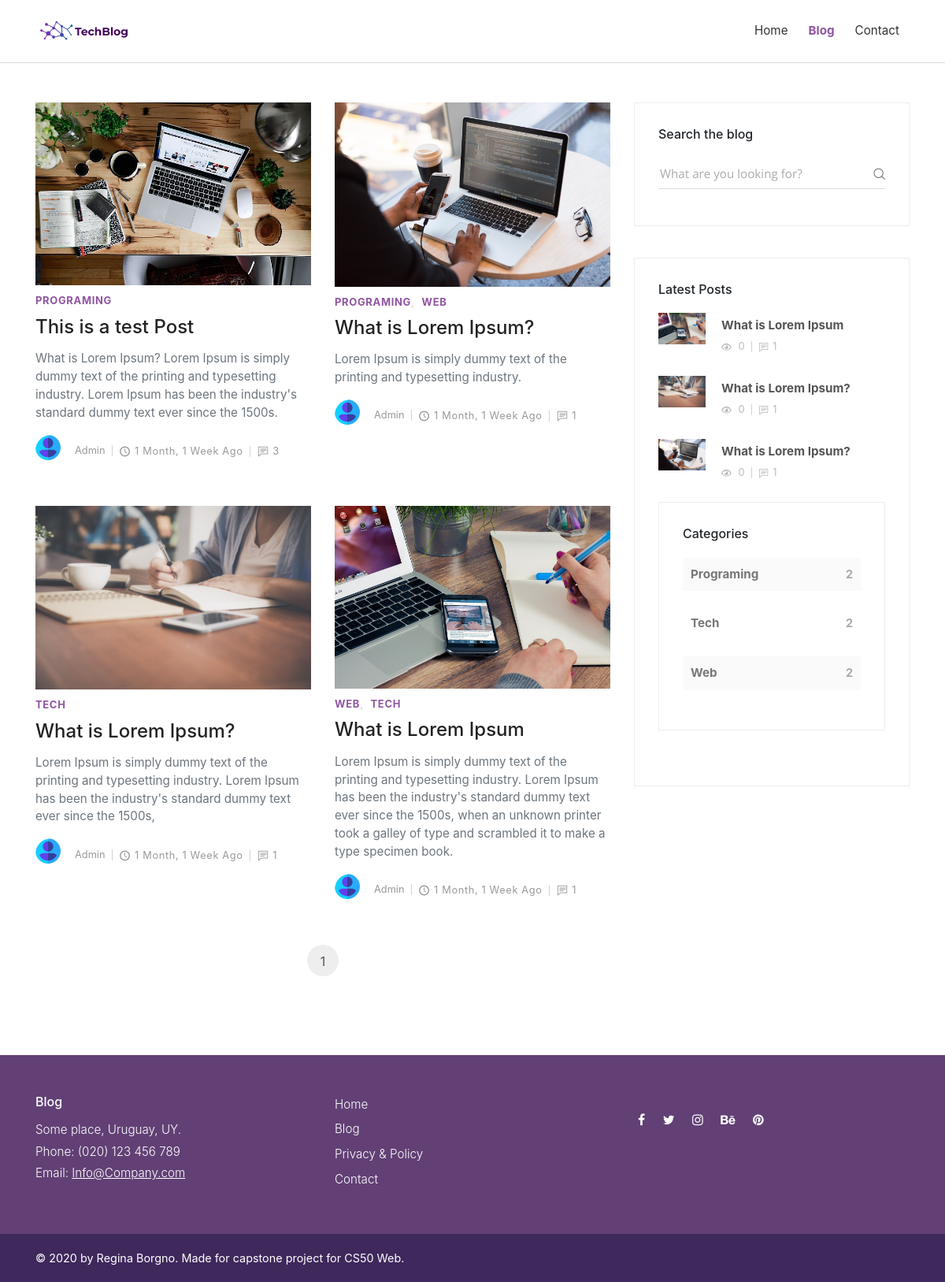
Screenshot of /blog/ with the database file from the repository.
### posts/models.py (models this page shows, shortened)
class Post(models.Model):
    title = models.CharField(max_length=100)
    overview = models.TextField()
    timestamp = models.DateTimeField(auto_now_add=True)
    content = RichTextField(blank= True, null= True)
    author = models.ForeignKey(Author, on_delete=models.CASCADE)
    thumbnail = models.ImageField()
    categories = models.ManyToManyField(Category)
    featured = models.BooleanField()
    previous_post = models.ForeignKey(
        'self', related_name='previous', on_delete=models.SET_NULL, blank=True, null=True)
    next_post = models.ForeignKey(
        'self', related_name='next', on_delete=models.SET_NULL, blank=True, null=True)
    def get_absolute_url(self):
        return reverse('post-detail', kwargs={
            'id': self.id
        })
    @property
    def comment_count(self):
        return Comment.objects.filter(post=self).count()
    @property
    def view_count(self):
        return PostView.objects.filter(post=self).count()

class Category(models.Model):
    title = models.CharField(max_length=20)
    def __str__(self):
        return self.title

class Author(models.Model):
    user = models.OneToOneField(User, on_delete=models.CASCADE)
    profile_picture = models.ImageField()

### posts/views.py (the view)
# urls.py: path('blog/', post_list, name='post-list'),
def post_list(request):
    category_count = get_category_count()
    most_recent = Post.objects.order_by('-timestamp')[:3]
    post_list = Post.objects.all()
    paginator = Paginator(post_list, 4)
    page_request_var = 'page'
    page = request.GET.get(page_request_var)
    try:
        paginated_queryset = paginator.page(page)
    except PageNotAnInteger:
        paginated_queryset = paginator.page(1)
    except EmptyPage:
        paginated_queryset = paginator.page(paginator.num_pages)
    context = {
        'queryset': paginated_queryset,
        'most_recent': most_recent,
        'page_request_var': page_request_var,
        'category_count': category_count,
    }
    return render(request, 'blog.html', context)

### posts/views.py (called while the page is built)
def get_category_count():
    queryset = Post \
        .objects \
        .values('categories__title') \
        .annotate(Count('categories__title'))
    return queryset

### templates/blog.html (shortened to what this page needs)
{% extends 'layout.html' %}
{% load static %}
{% block content %}
    <div class="container">
      <div class="row">
        <main class="posts-listing col-lg-8">
          <div class="container">
            <div class="row">
              {% for post in queryset %}
              <div class="post col-xl-6">
                <div class="post-thumbnail"><a href="{{ post.get_absolute_url }}"><img src="{{ post.thumbnail.url }}" alt="..." class="img-fluid"></a></div>
                <div class="post-details">
                  <div class="post-meta d-flex justify-content-between">
                    <div class="category">
                    {% for cat in post.categories.all %}
                    <a href="#">{{ cat }}</a>
                    {% endfor %}
                    </div>
                  </div><a href="{{ post.get_absolute_url }}">
                    <h3 class="h4">{{ post.title }}</h3></a>
                  <p class="text-muted">{{ post.overview }}</p>
                  <footer class="post-footer d-flex align-items-center">
                    <a href="#" class="author d-flex align-items-center flex-wrap">
                      <div class="avatar"><img src="{{ post.author.profile_picture.url }}" alt="..." class="img-fluid"></div>
                      <div class="title"><span>{{ post.author.user.username }}</span></div>
                    </a>
                    <div class="date"><i class="icon-clock"></i>{{ post.timestamp|timesince }} ago</div>
                    <div class="comments meta-last"><i class="icon-comment"></i>{{ post.comment_count }}</div>
                  </footer>
                </div>
              </div>
              {% endfor %}
            </div>
            <nav aria-label="Page navigation example">
              <ul class="pagination pagination-template d-flex justify-content-center">
                <li class="page-item"><a href="?{{ page_request_var }}={{ queryset.number }}" class="page-link active">{{ queryset.number }}</a></li>
              </ul>
            </nav>
          </div>
        </main>
        {% include 'sidebar.html' with most_recent=most_recent category_count=category_count %}
      </div>
    </div>
{% endblock content %}

### templates/layout.html (shortened to what this page needs)
<!DOCTYPE html>
  <html lang="en">
<html>
{% include "head.html" %}
<body>
    {% include 'header.html' %}
    {% block content %}
    {% endblock content %}
    {% include 'footer.html' %}
</body>
</html>

### templates/head.html (shortened to what this page needs)
{% load static %}
  <head>
    <link rel="stylesheet" href="https://stackpath.bootstrapcdn.com/bootstrap/4.5.1/css/bootstrap.min.css">
    <link rel="stylesheet" href="https://stackpath.bootstrapcdn.com/font-awesome/4.7.0/css/font-awesome.min.css">
    <link rel="stylesheet" href="{% static 'css/fontastic.css' %}">
    <link rel="stylesheet" href="{% static 'css/style.css' %}" id="stylesheet">
  </head>

### templates/header.html (shortened to what this page needs)
{% load static %}
    <header class="header">
      <nav class="navbar navbar-expand-lg">
        <div class="container">
          <div class="navbar-header d-flex align-items-center justify-content-between">
            <a href="{% url 'home' %}" class="navbar-brand"><img src="{% static "img/logo.png" %}" alt="logo" height="35px"></a>
          </div>
          <div id="navbarcollapse" class="collapse navbar-collapse">
            <ul class="navbar-nav ml-auto">
              <li class="nav-item"><a href="{% url 'home' %}" class="nav-link ">Home</a>
              </li>
              <li class="nav-item"><a href="{% url 'post-list' %}" class="nav-link active ">Blog</a>
              </li>
              <li class="nav-item"><a href="{% url 'contact' %}" class="nav-link ">Contact</a>
              </li>
            </ul>
          </div>
        </div>
      </nav>
    </header>

### templates/sidebar.html
<aside class="col-lg-4">
    <div class="widget search">
    <header>
        <h3 class="h6">Search the blog</h3>
    </header>
    <form action="{% url 'search' %}" class="search-form">
        <div class="form-group">
        <input type="text" name="q" placeholder="What are you looking for?">
        <button type="submit" class="submit"><i class="icon-search"></i></button>
        </div>
    </form>
    </div>
    <div class="widget latest-posts">
    <header>
        <h3 class="h6">Latest Posts</h3>
    </header>
    <div class="blog-posts">
        {% for post in most_recent %}
        <a href="{{ post.get_absolute_url }}">
            <div class="item d-flex align-items-center">
            <div class="image"><img src="{{ post.thumbnail.url }}" alt="..." class="img-fluid"></div>
            <div class="title"><strong>{{ post.title }}</strong>
                <div class="d-flex align-items-center">
                <div class="views"><i class="icon-eye"></i> {{ post.view_count }}</div>
                <div class="comments"><i class="icon-comment"></i>{{ post.comment_count }}</div>
                </div>
            </div>
            </div>
        </a>
        {% endfor %}
    </div>
    <div class="widget categories">
    <header>
        <h3 class="h6">Categories</h3>
    </header>
    {% for cat in category_count %}
    <div class="item d-flex justify-content-between">
        <a href="#">{{ cat.categories__title }}</a><span>{{ cat.categories__title__count }}</span>
    </div>
    {% endfor %}
    </div>
</aside>

### templates/footer.html
{% load static %}
<footer class="main-footer">
      <div class="container">
        <div class="row">
          <div class="col-md-4">
            <div class="logo">
              <h6 class="text-white">Blog</h6>
            </div>
            <div class="contact-details">
              <p>Some place, Uruguay, UY.</p>
              <p>Phone: (020) 123 456 789</p>
              <p>Email: <a href="mailto:info@company.com">Info@Company.com</a></p>
            </div>
          </div>
          <div class="col-md-4">
            <div class="menus d-flex">
              <ul class="list-unstyled">
                <li> <a href="/">Home</a></li>
                <li> <a href="{% url 'post-list' %}">Blog</a></li>
                <li> <a href="#">Privacy &amp; Policy</a></li>
                <li> <a href="{% url 'contact' %}">Contact</a></li>
              </ul>
            </div>
          </div>
          <div class="col-md-4">
            <ul class="social-menu">
              <li class="list-inline-item"><a href="#"><i class="fa fa-facebook"></i></a></li>
              <li class="list-inline-item"><a href="#"><i class="fa fa-twitter"></i></a></li>
              <li class="list-inline-item"><a href="#"><i class="fa fa-instagram"></i></a></li>
              <li class="list-inline-item"><a href="#"><i class="fa fa-behance"></i></a></li>
              <li class="list-inline-item"><a href="#"><i class="fa fa-pinterest"></i></a></li>
            </ul>
          </div>
        </div>
      </div>
      <div class="copyrights">
        <div class="container">
          <div class="row">
            <div class="col-md-6">
              <p>&copy; 2020 by Regina Borgno. Made for capstone project for CS50 Web.</p>
            </div>
          </div>
        </div>
      </div>
    </footer>

### templates/scripts.html (shortened to what this page needs)
{% load static %}

### rows the page displays
Post: thumbnail (picture), title "This is a test Post", overview "What is Lorem Ipsum? Lorem Ipsum is simply dummy text of the printing and typesetting industry. Lorem Ipsum has been the industry's standard dummy text ever since the 1500s.", author.profile_picture (picture), author.user.username "Admin", timestamp "1 Month, 1 Week", comment_count "3"
Category: title "PROGRAMING", categories__title "Programing", categories__title__count "2"
Post: thumbnail (picture), title "What is Lorem Ipsum?", overview "Lorem Ipsum is simply dummy text of the printing and typesetting industry.", author.profile_picture (picture), author.user.username "Admin", timestamp "1 Month, 1 Week", comment_count "1", view_count "0"
Category: title "WEB"
Post: thumbnail (picture), title "What is Lorem Ipsum?", overview "Lorem Ipsum is simply dummy text of the printing and typesetting industry. Lorem Ipsum has been the industry's standard dummy text ever since the 1500s,", author.profile_picture (picture), author.user.username "Admin", timestamp "1 Month, 1 Week", comment_count "1", view_count "0"
Category: title "TECH"
Post: thumbnail (picture), title "What is Lorem Ipsum", overview "Lorem Ipsum is simply dummy text of the printing and typesetting industry. Lorem Ipsum has been the industry's standard dummy text ever since the 1500s, when an unknown printer took a galley of type and scrambled it to make a type specimen book.", author.profile_picture (picture), author.user.username "Admin", timestamp "1 Month, 1 Week", comment_count "1", view_count "0"

### other values shown
{{ queryset.number }} "1"
{{ cat.categories__title }} "Tech" "Web"
{{ cat.categories__title__count }} "2" "2"
